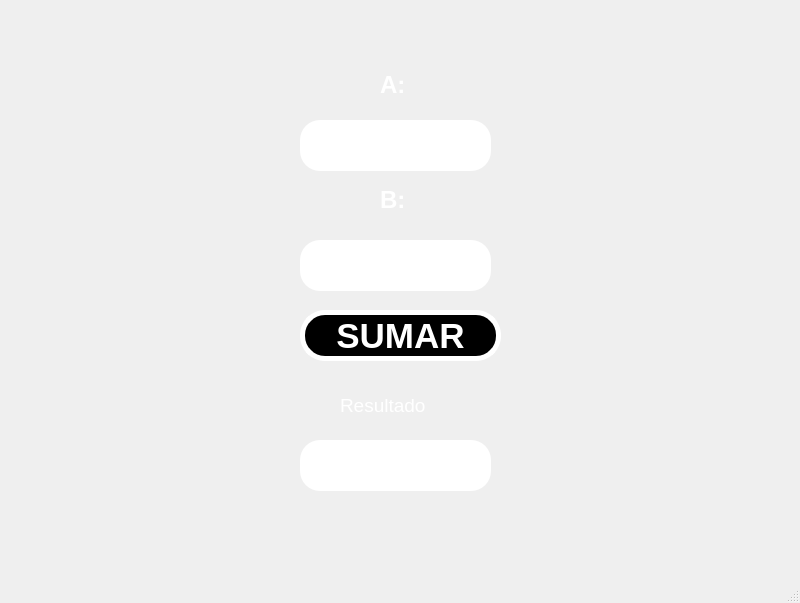
<?xml version="1.0" encoding="UTF-8"?>
<ui version="4.0">
 <class>MainWindow</class>
 <widget class="QMainWindow" name="MainWindow">
  <property name="geometry">
   <rect>
    <x>0</x>
    <y>0</y>
    <width>800</width>
    <height>603</height>
   </rect>
  </property>
  <property name="windowTitle">
   <string>MainWindow</string>
  </property>
  <widget class="QWidget" name="centralwidget">
   <widget class="QLineEdit" name="txt_B">
    <property name="geometry">
     <rect>
      <x>300</x>
      <y>240</y>
      <width>191</width>
      <height>51</height>
     </rect>
    </property>
    <property name="font">
     <font>
      <pointsize>25</pointsize>
      <weight>75</weight>
      <bold>true</bold>
     </font>
    </property>
    <property name="styleSheet">
     <string notr="true">border-radius:20px;
background-color: rgb(255, 255, 255);</string>
    </property>
    <property name="text">
     <string/>
    </property>
    <property name="alignment">
     <set>Qt::AlignCenter</set>
    </property>
   </widget>
   <widget class="QLabel" name="label_2">
    <property name="geometry">
     <rect>
      <x>380</x>
      <y>180</y>
      <width>41</width>
      <height>41</height>
     </rect>
    </property>
    <property name="styleSheet">
     <string notr="true">color: rgb(255, 255, 255);</string>
    </property>
    <property name="text">
     <string>&lt;html&gt;&lt;head/&gt;&lt;body&gt;&lt;p&gt;&lt;span style=&quot; font-size:18pt; font-weight:700;&quot;&gt;B:&lt;/span&gt;&lt;/p&gt;&lt;/body&gt;&lt;/html&gt;</string>
    </property>
   </widget>
   <widget class="QLabel" name="label">
    <property name="geometry">
     <rect>
      <x>380</x>
      <y>70</y>
      <width>31</width>
      <height>31</height>
     </rect>
    </property>
    <property name="styleSheet">
     <string notr="true">color: rgb(255, 255, 255);</string>
    </property>
    <property name="text">
     <string>&lt;html&gt;&lt;head/&gt;&lt;body&gt;&lt;p&gt;&lt;span style=&quot; font-size:18pt; font-weight:700;&quot;&gt;A:&lt;/span&gt;&lt;/p&gt;&lt;/body&gt;&lt;/html&gt;</string>
    </property>
   </widget>
   <widget class="QLineEdit" name="txt_A">
    <property name="geometry">
     <rect>
      <x>300</x>
      <y>120</y>
      <width>191</width>
      <height>51</height>
     </rect>
    </property>
    <property name="font">
     <font>
      <pointsize>25</pointsize>
      <weight>75</weight>
      <bold>true</bold>
     </font>
    </property>
    <property name="styleSheet">
     <string notr="true">border-radius:20px;
background-color: rgb(255, 255, 255);</string>
    </property>
    <property name="text">
     <string/>
    </property>
    <property name="alignment">
     <set>Qt::AlignCenter</set>
    </property>
   </widget>
   <widget class="QPushButton" name="btn_sumar">
    <property name="geometry">
     <rect>
      <x>300</x>
      <y>310</y>
      <width>201</width>
      <height>51</height>
     </rect>
    </property>
    <property name="font">
     <font>
      <pointsize>26</pointsize>
      <weight>75</weight>
      <bold>true</bold>
     </font>
    </property>
    <property name="styleSheet">
     <string notr="true">background-color: rgb(0, 0, 0);
color: rgb(255, 255, 255);
border-radius:25px;
border: 5px solid white;</string>
    </property>
    <property name="text">
     <string>SUMAR</string>
    </property>
   </widget>
   <widget class="QLineEdit" name="txt_A_2">
    <property name="geometry">
     <rect>
      <x>300</x>
      <y>440</y>
      <width>191</width>
      <height>51</height>
     </rect>
    </property>
    <property name="font">
     <font>
      <pointsize>25</pointsize>
      <weight>75</weight>
      <bold>true</bold>
     </font>
    </property>
    <property name="styleSheet">
     <string notr="true">border-radius:20px;
background-color: rgb(255, 255, 255);</string>
    </property>
    <property name="text">
     <string/>
    </property>
    <property name="alignment">
     <set>Qt::AlignCenter</set>
    </property>
   </widget>
   <widget class="QLabel" name="label_3">
    <property name="geometry">
     <rect>
      <x>340</x>
      <y>390</y>
      <width>121</width>
      <height>31</height>
     </rect>
    </property>
    <property name="font">
     <font>
      <pointsize>14</pointsize>
     </font>
    </property>
    <property name="styleSheet">
     <string notr="true">color: rgb(255, 255, 255);</string>
    </property>
    <property name="text">
     <string>&lt;html&gt;&lt;head/&gt;&lt;body&gt;&lt;p&gt;Resultado &lt;/p&gt;&lt;/body&gt;&lt;/html&gt;</string>
    </property>
   </widget>
  </widget>
  <widget class="QMenuBar" name="menubar">
   <property name="geometry">
    <rect>
     <x>0</x>
     <y>0</y>
     <width>800</width>
     <height>26</height>
    </rect>
   </property>
  </widget>
  <widget class="QStatusBar" name="statusbar"/>
 </widget>
 <resources/>
 <connections/>
</ui>
